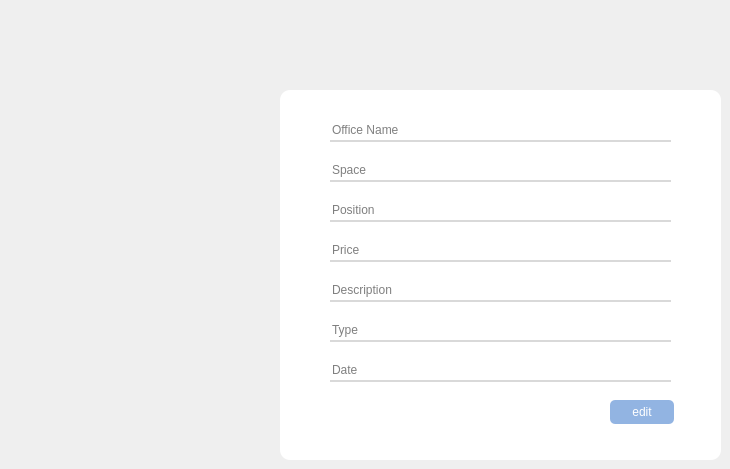
       <widget class="QWidget" name="page_14">
        <widget class="QWidget" name="widget_5" native="true">
         <property name="geometry">
          <rect>
           <x>280</x>
           <y>90</y>
           <width>441</width>
           <height>370</height>
          </rect>
         </property>
         <property name="styleSheet">
          <string notr="true">background-color:white;
border-radius:10px;</string>
         </property>
         <widget class="QLineEdit" name="office_Name_line_edit">
          <property name="geometry">
           <rect>
            <x>50</x>
            <y>30</y>
            <width>341</width>
            <height>22</height>
           </rect>
          </property>
          <property name="styleSheet">
           <string notr="true">border:none;
border-bottom: 1.5px solid #d9d9d9;
border-radius:unset;</string>
          </property>
          <property name="placeholderText">
           <string>Office Name</string>
          </property>
         </widget>
         <widget class="QLineEdit" name="space_line_edit">
          <property name="geometry">
           <rect>
            <x>50</x>
            <y>70</y>
            <width>341</width>
            <height>22</height>
           </rect>
          </property>
          <property name="styleSheet">
           <string notr="true">border:none;
border-bottom: 1.5px solid #d9d9d9;
border-radius:unset;</string>
          </property>
          <property name="placeholderText">
           <string>Space</string>
          </property>
         </widget>
         <widget class="QLineEdit" name="position_line_edit">
          <property name="geometry">
           <rect>
            <x>50</x>
            <y>110</y>
            <width>341</width>
            <height>22</height>
           </rect>
          </property>
          <property name="styleSheet">
           <string notr="true">border:none;
border-bottom: 1.5px solid #d9d9d9;
border-radius:unset;</string>
          </property>
          <property name="placeholderText">
           <string>Position</string>
          </property>
         </widget>
         <widget class="QLineEdit" name="description_line_edit">
          <property name="geometry">
           <rect>
            <x>50</x>
            <y>190</y>
            <width>341</width>
            <height>22</height>
           </rect>
          </property>
          <property name="styleSheet">
           <string notr="true">border:none;
border-bottom: 1.5px solid #d9d9d9;
border-radius:unset;</string>
          </property>
          <property name="placeholderText">
           <string>Description</string>
          </property>
         </widget>
         <widget class="QLineEdit" name="Price_line_edit">
          <property name="geometry">
           <rect>
            <x>50</x>
            <y>150</y>
            <width>341</width>
            <height>22</height>
           </rect>
          </property>
          <property name="styleSheet">
           <string notr="true">border:none;
border-bottom: 1.5px solid #d9d9d9;
border-radius:unset;</string>
          </property>
          <property name="placeholderText">
           <string>Price</string>
          </property>
         </widget>
         <widget class="QLabel" name="officeName_icone_edit">
          <property name="geometry">
           <rect>
            <x>370</x>
            <y>30</y>
            <width>17</width>
            <height>16</height>
           </rect>
          </property>
          <property name="text">
           <string/>
          </property>
          <property name="pixmap">
           <pixmap resource="res.qrc">:/img/img/nameOffice_iconeGrey.png</pixmap>
          </property>
         </widget>
         <widget class="QLabel" name="space_icone_edit">
          <property name="geometry">
           <rect>
            <x>370</x>
            <y>70</y>
            <width>17</width>
            <height>16</height>
           </rect>
          </property>
          <property name="text">
           <string/>
          </property>
          <property name="pixmap">
           <pixmap resource="res.qrc">:/img/img/space_iconeGrey.png</pixmap>
          </property>
         </widget>
         <widget class="QLabel" name="position_icone_edit">
          <property name="geometry">
           <rect>
            <x>370</x>
            <y>110</y>
            <width>17</width>
            <height>16</height>
           </rect>
          </property>
          <property name="text">
           <string/>
          </property>
          <property name="pixmap">
           <pixmap resource="res.qrc">:/img/img/position_iconeGrey.png</pixmap>
          </property>
         </widget>
         <widget class="QLabel" name="price_icone_edit">
          <property name="geometry">
           <rect>
            <x>372</x>
            <y>150</y>
            <width>17</width>
            <height>16</height>
           </rect>
          </property>
          <property name="text">
           <string/>
          </property>
          <property name="pixmap">
           <pixmap resource="res.qrc">:/img/img/dollar_iconeGrey.png</pixmap>
          </property>
         </widget>
         <widget class="QLabel" name="description_icone_edit">
          <property name="geometry">
           <rect>
            <x>370</x>
            <y>190</y>
            <width>17</width>
            <height>16</height>
           </rect>
          </property>
          <property name="text">
           <string/>
          </property>
          <property name="pixmap">
           <pixmap resource="res.qrc">:/img/img/description_iconeGrey.png</pixmap>
          </property>
         </widget>
         <widget class="QPushButton" name="exit_add_popup_edit">
          <property name="geometry">
           <rect>
            <x>217</x>
            <y>5</y>
            <width>16</width>
            <height>16</height>
           </rect>
          </property>
          <property name="styleSheet">
           <string notr="true">background-image: url(&quot;C:/Users/Mon Pc/Desktop/Qt projects/BrainStormSpace/img/exit_x_icon.png&quot;);
background-repeat:no-repeat;</string>
          </property>
          <property name="text">
           <string/>
          </property>
         </widget>
         <widget class="QLineEdit" name="type_line_edit">
          <property name="geometry">
           <rect>
            <x>50</x>
            <y>230</y>
            <width>341</width>
            <height>22</height>
           </rect>
          </property>
          <property name="styleSheet">
           <string notr="true">border:none;
border-bottom: 1.5px solid #d9d9d9;
border-radius:unset;</string>
          </property>
          <property name="placeholderText">
           <string>Type</string>
          </property>
         </widget>
         <widget class="QLineEdit" name="date_line_edit">
          <property name="geometry">
           <rect>
            <x>50</x>
            <y>270</y>
            <width>341</width>
            <height>22</height>
           </rect>
          </property>
          <property name="styleSheet">
           <string notr="true">border:none;
border-bottom: 1.5px solid #d9d9d9;
border-radius:unset;</string>
          </property>
          <property name="placeholderText">
           <string>Date</string>
          </property>
         </widget>
         <widget class="QLabel" name="type_icon_edit">
          <property name="geometry">
           <rect>
            <x>370</x>
            <y>232</y>
            <width>16</width>
            <height>16</height>
           </rect>
          </property>
          <property name="text">
           <string/>
          </property>
          <property name="pixmap">
           <pixmap resource="res.qrc">:/img/img/type_grey.png</pixmap>
          </property>
         </widget>
         <widget class="QLabel" name="date_icon_edit">
          <property name="geometry">
           <rect>
            <x>370</x>
            <y>272</y>
            <width>16</width>
            <height>16</height>
           </rect>
          </property>
          <property name="text">
           <string/>
          </property>
          <property name="pixmap">
           <pixmap resource="res.qrc">:/img/img/date_grey.png</pixmap>
          </property>
         </widget>
         <widget class="QPushButton" name="edit_office_button">
          <property name="geometry">
           <rect>
            <x>330</x>
            <y>310</y>
            <width>64</width>
            <height>24</height>
           </rect>
          </property>
          <property name="styleSheet">
           <string notr="true">#edit_office_button{border-radius: 5px;
background-color:#92B4E2;
color:white;}
#edit_office_button:hover
{
font-weight:bold;
}</string>
          </property>
          <property name="text">
           <string>edit</string>
          </property>
         </widget>
         <zorder>office_Name_line_edit</zorder>
         <zorder>space_line_edit</zorder>
         <zorder>position_line_edit</zorder>
         <zorder>Price_line_edit</zorder>
         <zorder>space_icone_edit</zorder>
         <zorder>position_icone_edit</zorder>
         <zorder>price_icone_edit</zorder>
         <zorder>exit_add_popup_edit</zorder>
         <zorder>type_line_edit</zorder>
         <zorder>date_line_edit</zorder>
         <zorder>type_icon_edit</zorder>
         <zorder>date_icon_edit</zorder>
         <zorder>edit_office_button</zorder>
         <zorder>description_line_edit</zorder>
         <zorder>description_icone_edit</zorder>
         <zorder>officeName_icone_edit</zorder>
        </widget>
       </widget>
